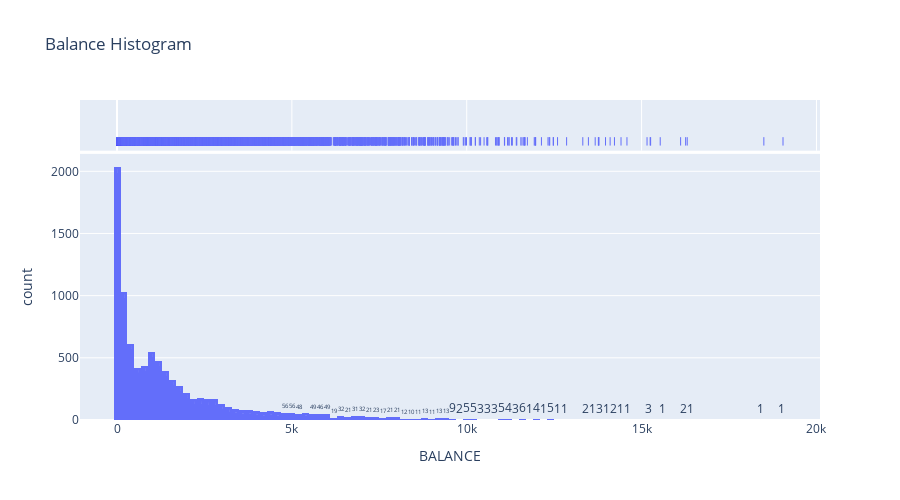
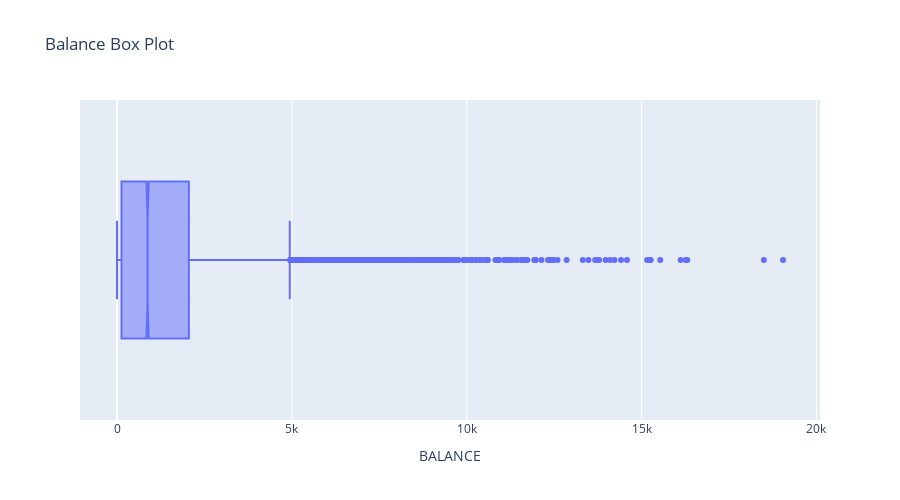
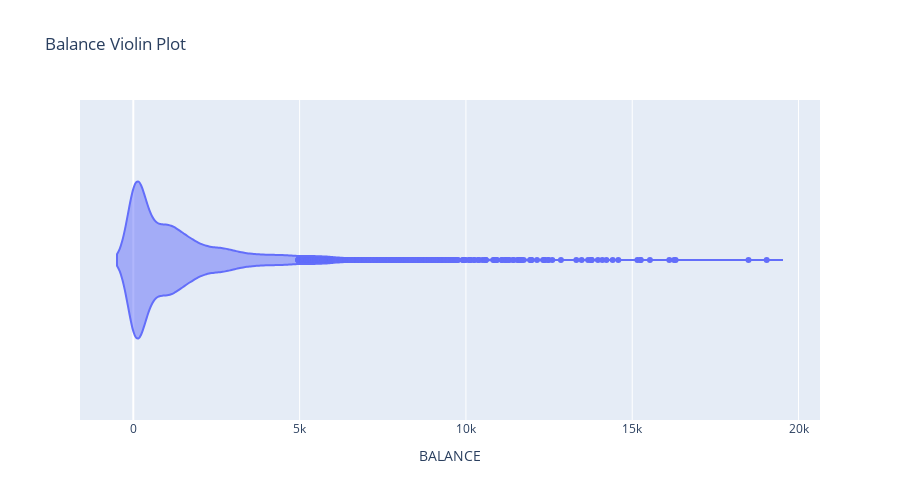

Source (notebook cell) for these figures, in order:
### Code cell
feature_analysis(1)

### Figure 1 — Plotly figure (JSON) as saved in the notebook; plotly's stock layout.template omitted (floating-point values rounded to 4 significant figures; data arrays with more than 128 entries replaced by an {"elided": "..."} marker saying what was removed)
{"data": [{"alignmentgroup": "True", "bingroup": "x", "hovertemplate": "BALANCE=%{x}<br>count=%{y}<extra></extra>", "legendgroup": "", "marker": {"color": "#636efa", "pattern": {"shape": ""}}, "name": "", "offsetgroup": "", "orientation": "v", "showlegend": false, "texttemplate": "%{value}", "type": "histogram", "x": {"elided": "8949 float values"}, "xaxis": "x", "yaxis": "y"}, {"alignmentgroup": "True", "boxpoints": "all", "fillcolor": "rgba(255,255,255,0)", "hoveron": "points", "hovertemplate": "BALANCE=%{x}<extra></extra>", "jitter": 0, "legendgroup": "", "line": {"color": "rgba(255,255,255,0)"}, "marker": {"color": "#636efa", "symbol": "line-ns-open"}, "name": "", "offsetgroup": "", "showlegend": false, "type": "box", "x": {"elided": "8949 float values"}, "xaxis": "x2", "yaxis": "y2"}], "layout": {"barmode": "relative", "height": 500, "legend": {"tracegroupgap": 0}, "title": {"text": "Balance Histogram"}, "xaxis": {"anchor": "y", "domain": [0, 1], "title": {"text": "BALANCE"}}, "xaxis2": {"anchor": "y2", "domain": [0, 1], "matches": "x", "showgrid": true, "showticklabels": false}, "yaxis": {"anchor": "x", "domain": [0, 0.8316], "title": {"text": "count"}}, "yaxis2": {"anchor": "x2", "domain": [0.8416, 1], "matches": "y2", "showgrid": false, "showline": false, "showticklabels": false, "ticks": ""}}}

### Figure 2 — Plotly figure (JSON) as saved in the notebook; plotly's stock layout.template omitted (floating-point values rounded to 4 significant figures; data arrays with more than 128 entries replaced by an {"elided": "..."} marker saying what was removed)
{"data": [{"alignmentgroup": "True", "hovertemplate": "BALANCE=%{x}<extra></extra>", "legendgroup": "", "marker": {"color": "#636efa"}, "name": "", "notched": true, "offsetgroup": "", "orientation": "h", "showlegend": false, "type": "box", "x": {"elided": "8949 float values"}, "x0": " ", "xaxis": "x", "y0": " ", "yaxis": "y"}], "layout": {"boxmode": "group", "height": 500, "legend": {"tracegroupgap": 0}, "title": {"text": "Balance Box Plot"}, "xaxis": {"anchor": "y", "domain": [0, 1], "title": {"text": "BALANCE"}}, "yaxis": {"anchor": "x", "domain": [0, 1]}}}

### Figure 3 — Plotly figure (JSON) as saved in the notebook; plotly's stock layout.template omitted (floating-point values rounded to 4 significant figures; data arrays with more than 128 entries replaced by an {"elided": "..."} marker saying what was removed)
{"data": [{"alignmentgroup": "True", "box": {"visible": false}, "hovertemplate": "BALANCE=%{x}<extra></extra>", "legendgroup": "", "marker": {"color": "#636efa"}, "name": "", "offsetgroup": "", "orientation": "h", "scalegroup": "True", "showlegend": false, "type": "violin", "x": {"elided": "8949 float values"}, "x0": " ", "xaxis": "x", "y0": " ", "yaxis": "y"}], "layout": {"height": 500, "legend": {"tracegroupgap": 0}, "title": {"text": "Balance Violin Plot"}, "violinmode": "group", "xaxis": {"anchor": "y", "domain": [0, 1], "title": {"text": "BALANCE"}}, "yaxis": {"anchor": "x", "domain": [0, 1]}}}
